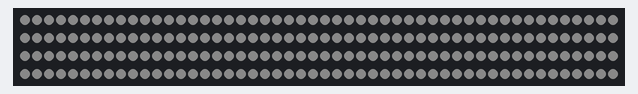
Recording of a sketch running on a simulated ESP8266 (NodeMCU). On the bench: 200 RGB LEDs in strip order, left to right, continuing on the next row. Dim RGB values are drawn brighter than linear; the strip is taken to match the declared colour order; random numbers use the default seed unless the sketch sets one.

Above: at 0.1 s.
At 10.86 s:
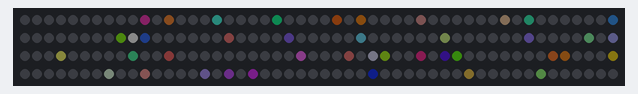

The sketch:

snake.ino
```cpp
#include <Adafruit_NeoPixel.h>
#include <Wire.h>

const uint8_t NUM_LEDS = 200;

const uint8_t MAX_LIGHTNESS = 10;
const uint8_t MINIMUM_LIGHTNESS_FACTOR_RATIO = 10;

const uint8_t NUM_FOOD = NUM_LEDS / 5;
const uint8_t MAX_SNAKE_LEN = NUM_FOOD;
const uint16_t PERIOD_LENGTH = 100;

Adafruit_NeoPixel strip = Adafruit_NeoPixel(NUM_LEDS, D5, NEO_RGB + NEO_KHZ800);

enum class direction { left, right };

uint8_t target_idx = 0;

typedef struct _color {
    uint8_t r;
    uint8_t g;
    uint8_t b;
} color_t;

typedef struct _food {
    int16_t idx;
    color_t color;
} food_t;

int16_t *left_tail_idx;
int16_t *right_tail_idx;

food_t food[NUM_FOOD] = { 0 };

typedef struct _snake {
    uint8_t len;
    direction dir;
    food_t food[MAX_SNAKE_LEN];
} snake_t;

snake_t snake;

void setup() {
    // put your setup code here, to run once:
    strip.begin();
    uint8_t r = MAX_LIGHTNESS, g = MAX_LIGHTNESS, b = MAX_LIGHTNESS;
    for (int x = 0; x <= NUM_LEDS; x++) {
        strip.setPixelColor(x, r, g, b);
    }
    strip.show();
    delay(1000);
    clearSky();
    strip.show();
}

void loop() {
    if (random(0, 2)) {
        snake.food[0] = { .idx = 0,  .color={.r = MAX_LIGHTNESS, .g = MAX_LIGHTNESS, .b = MAX_LIGHTNESS} };
        snake.dir = direction::right;
    } else {
        snake.food[0] = { .idx = NUM_LEDS - 1,  .color={.r = MAX_LIGHTNESS, .g = MAX_LIGHTNESS, .b = MAX_LIGHTNESS} };
        snake.dir = direction::left;
    }
    left_tail_idx = &snake.food[0].idx;
    right_tail_idx = &snake.food[0].idx;
    snake.len = 1;
    generateFood();
    placeFood();
    findTarget();
    while (snakeMove() && placeFood()) delay(PERIOD_LENGTH);
}

void generateFood() {
    uint8_t *random_idcs = randomNumsWithoutDuplictates(NUM_FOOD, NUM_LEDS /* -1 +1 */);
    for (int i = 0; i < NUM_FOOD; i++) {
        food[i] = { .idx = random_idcs[i], .color = { .r = random(MAX_LIGHTNESS/MINIMUM_LIGHTNESS_FACTOR_RATIO, MAX_LIGHTNESS + 1), .g = random(MAX_LIGHTNESS/MINIMUM_LIGHTNESS_FACTOR_RATIO, MAX_LIGHTNESS + 1), .b = random(MAX_LIGHTNESS/MINIMUM_LIGHTNESS_FACTOR_RATIO, MAX_LIGHTNESS + 1)} };
    }
}

uint8 *randomNumsWithoutDuplictates(uint8_t num, uint8_t max) {
    uint8_t *randoms = new uint8_t[num];
    for (int i = 0; i < num; i++) {
        randoms[i] = random(0, max);
        for (int j = 0; j < i; j++) {
            if (randoms[i] == randoms[j]) {
                i--;
                break;
            }
        }
    }
    return randoms;
}

int placeFood() {
    for (int i = 0; i < NUM_FOOD; i++) {
        if (food[i].color.r != 0) {
            strip.setPixelColor(food[i].idx, food[i].color.r, food[i].color.g, food[i].color.b);
        }
    }
    strip.show();
    return true;
}

boolean snakeMove() {
    if (snake.len == MAX_SNAKE_LEN + 1) {
        return false;
    }

    // choose next target if fruit was eaten
    if (*left_tail_idx <= food[target_idx].idx && food[target_idx].idx <= *right_tail_idx) {
        snake.len++;
        snake.food[snake.len - 1].color.r = food[target_idx].color.r;
        snake.food[snake.len - 1].color.g = food[target_idx].color.g;
        snake.food[snake.len - 1].color.b = food[target_idx].color.b;

        switch (snake.dir) {
        case direction::left:
            snake.food[snake.len-1].idx = *left_tail_idx - 1;
            left_tail_idx = &snake.food[snake.len-1].idx;
            break;
        case direction::right:
            snake.food[snake.len-1].idx = *right_tail_idx + 1;
            right_tail_idx = &snake.food[snake.len-1].idx;
            break;
        }

        food[target_idx].color.r = 0;
        food[target_idx].color.g = 0;
        food[target_idx].color.b = 0;

        findTarget();
    }

    // move snake and it's tail made out of food
    for (int i = 0; i < snake.len; i++) {
        strip.setPixelColor(snake.food[i].idx, 0);
    }
    for (int i = 0; i < snake.len; i++) {
        switch (snake.dir) {
        case direction::right:
            snake.food[i].idx++;
            if (snake.food[i].idx >= 0 && snake.food[i].idx < NUM_LEDS) {
                strip.setPixelColor(snake.food[i].idx, snake.food[i].color.r, snake.food[i].color.g, snake.food[i].color.b);
            }
            break;
        case direction::left:
            snake.food[i].idx--;
            if (snake.food[i].idx >= 0 && snake.food[i].idx < NUM_LEDS) {
                strip.setPixelColor(snake.food[i].idx, snake.food[i].color.r, snake.food[i].color.g, snake.food[i].color.b);
            }
            break;
        }
    }
    strip.show();
    return true;
}

void findTarget() {
    while (true) {
        target_idx = (target_idx + 1) % NUM_FOOD;
        if (food[target_idx].color.r != 0) {
            // -1 and +1 are necessary because of the edge case where food is within the snake's tail but as the snake is moving forwards it will pass the food and not be able to eat it immediately, thus not changing the direction
            if (snake.food[0].idx - 1 < food[target_idx].idx) {
                snake.dir = direction::right;
            } else if (food[target_idx].idx < snake.food[snake.len - 1].idx + 1) {
                snake.dir = direction::left;
            }
            break;
        }
    }
}

void clearSky(void) {
    for (int x = 0; x <= NUM_LEDS; x++) {
        strip.setPixelColor(x, 0);
    }
    strip.show();
}
```
